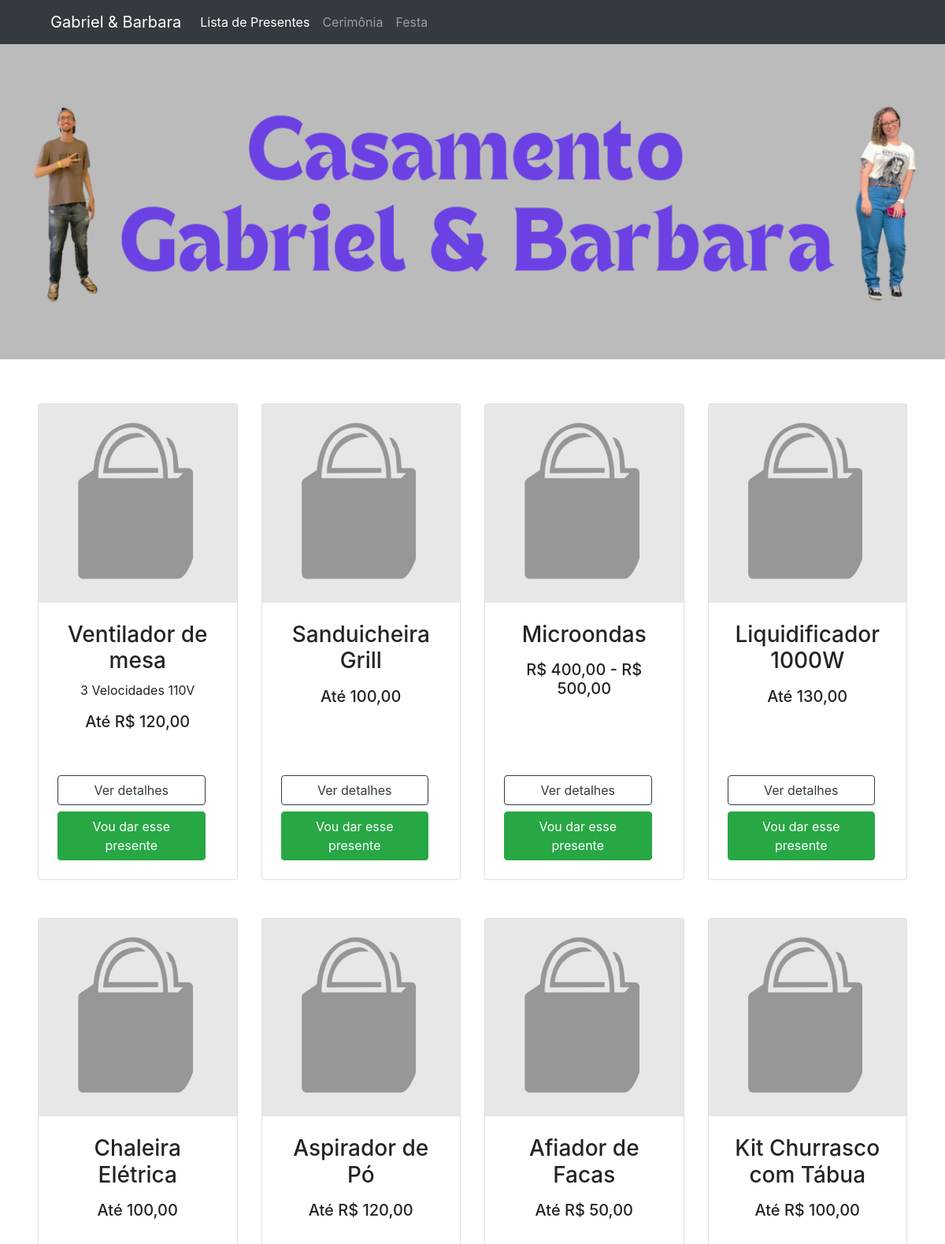
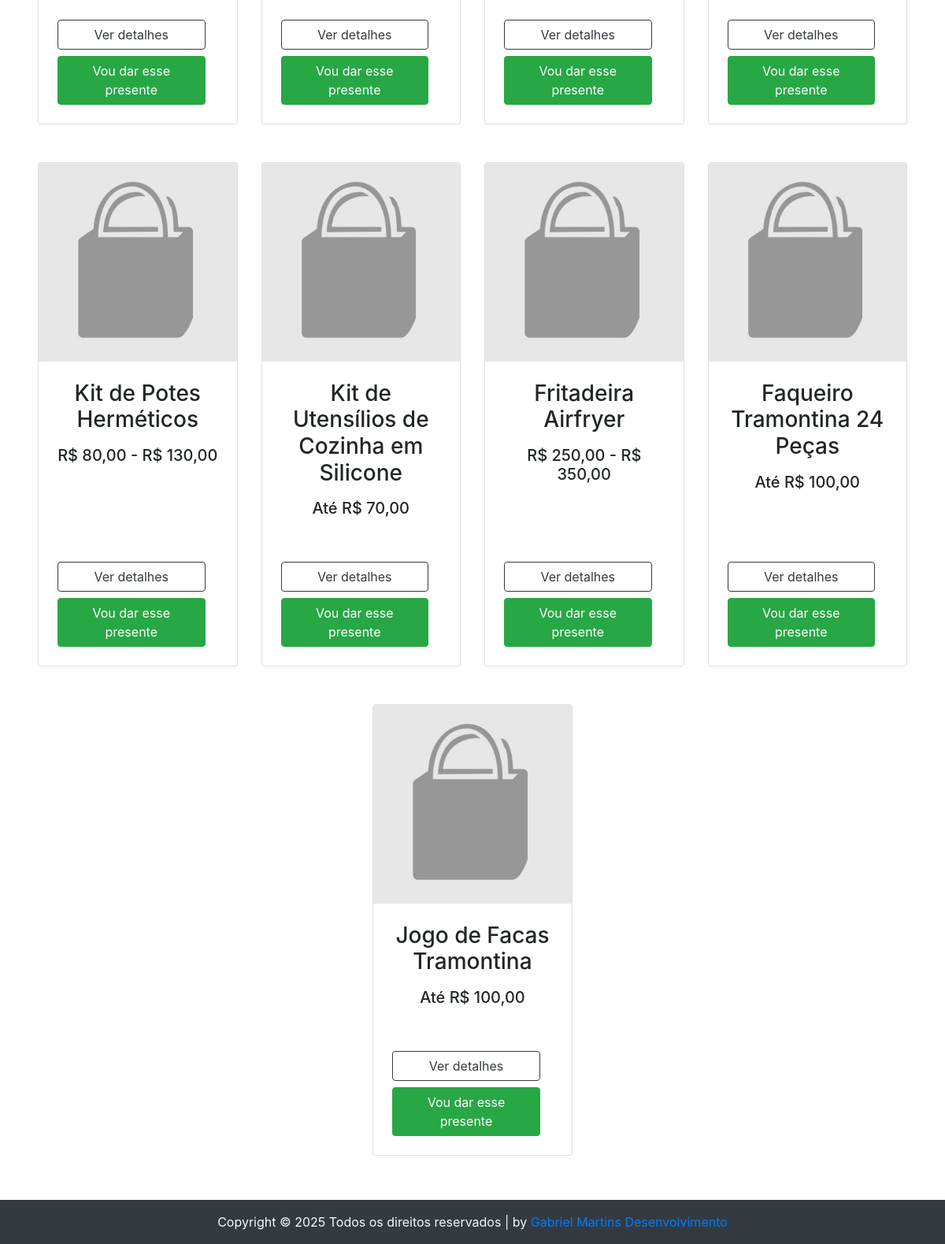
Before: / with the older database file (2 pictures, top to bottom).
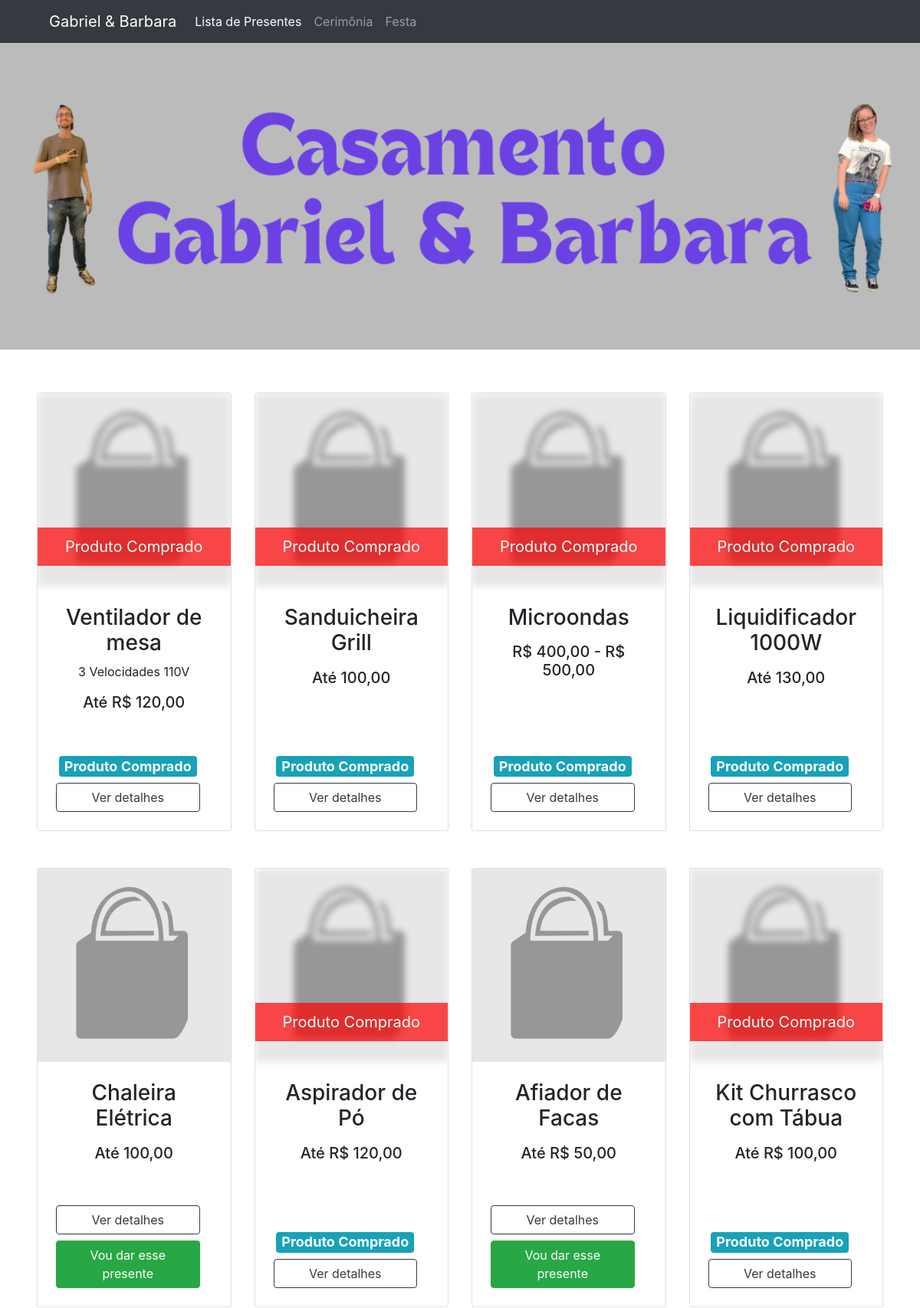
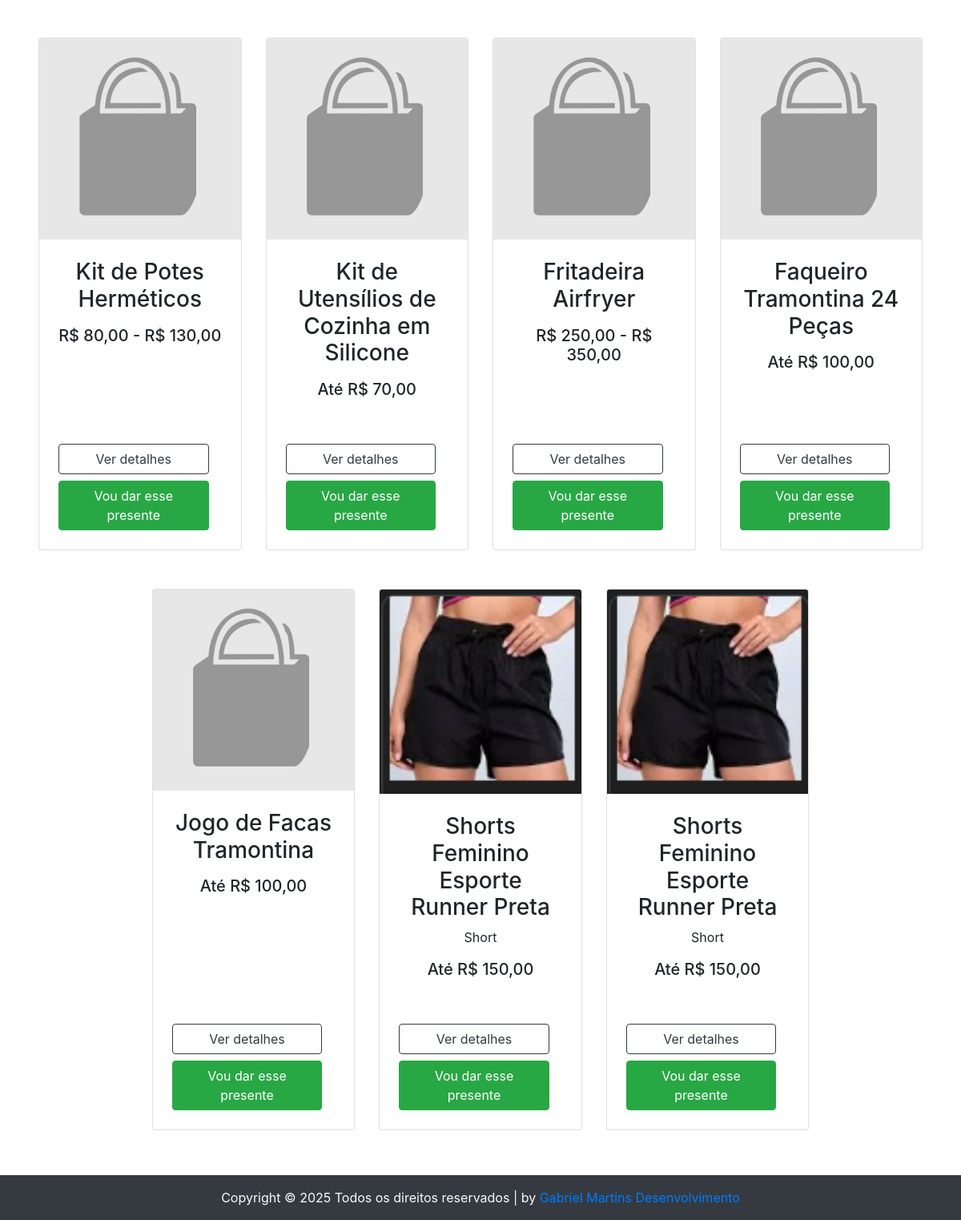
After: the same page with the newer database file (2 pictures, top to bottom).
### tables this page shows
CREATE TABLE `produtos` (
  `id` int(11) NOT NULL,
  `nome` varchar(255) NOT NULL,
  `detalhes` text NOT NULL,
  `imagem` blob NOT NULL,
  `preco_intervalo` varchar(50) NOT NULL,
  `comprado` tinyint(4) DEFAULT '0',
  `created_at` datetime DEFAULT CURRENT_TIMESTAMP,
  `updated_at` datetime DEFAULT CURRENT_TIMESTAMP ON UPDATE CURRENT_TIMESTAMP,
  `link_1` varchar(255) DEFAULT NULL,
  `link_2` varchar(255) DEFAULT NULL,
  `nome_comprador` varchar(255) DEFAULT NULL
);

### application/controllers/Shop.php (called while the page is built, shortened)
<?php
class Shop extends MY_Controller
{
	public function index()
	{
		$dados['produtos'] = $this->Produto_model->buscaProdutos();
		$dados["titulo"] = "Produtos";
		$this->load->vars($dados);
		$this->load->view('templates/shop/header');
		$this->load->view('templates/shop/navbar');
		$this->load->view('shop/produtos');
		$this->load->view('templates/shop/footer');
	}
}

### index.php (called while the page is built, shortened)
<?php
require_once BASEPATH.'core/CodeIgniter.php';

### application/models/Produto_model.php (called while the page is built, shortened)
<?php
class Produto_model extends CI_Model
{
	public function buscaProdutos()
	{
		$this->db->select('*');
		$this->db->from('produtos');
		$result['produtos'] = $this->db->get()->result();
		$this->db->select('COUNT(*) as TOTAL_PRODUTOS');
		$this->db->from('produtos');
		$result['total_produtos'] = $this->db->get()->row()->TOTAL_PRODUTOS;
		return $result;
	}
}

### application/views/shop/produtos.php (the view, shortened to what this page needs)
<header class="header-image py-5">
	<div class="container px-4 px-lg-5 my-5">
	</div>
</header>
<section class="py-2">
	<div class="container-fluid px-4 px-lg-5 mt-5">
		<div class="row gx-4 gx-lg-5 row-cols-1 row-cols-sm-2 row-cols-md-3 row-cols-xl-4 justify-content-center">
			<?php foreach ($produtos['produtos'] as  $produto  =>     $item) : ?>
				<div class="col mb-5">
					<div class="card h-100 <?= $item->comprado ? 'comprado' : ''; ?>">
						<img class="card-img-top" src="<?= !empty($item->imagem) ? base_url('assets/admin/upload/' . $item->imagem) : base_url('assets/img/produto_default.jpg'); ?>" alt="<?= $item->nome; ?>" />
						<div class="card-body p-4">
							<div class="text-center">
								<h3 class="fw-bolder"><?= $item->nome; ?></h3>
								<p><?= $item->detalhes; ?></p>
								<h5><?= $item->preco_intervalo; ?></h5>
							</div>
						</div>
						<div class="card-footer p-4 pt-0 border-top-0 bg-transparent">
							<?php if ($item->comprado) : ?>
								<div class="d-grid mr-3">
									<h4 class="text-center"><span class="badge badge-info">Produto Comprado</span></h4>
									<a class="btn btn-outline-dark mt-auto w-100" href="<?= base_url('shop/detalhes/' . $item->id); ?>">Ver detalhes</a>
								</div>
							<?php else :  ?>
								<div class="d-grid mr-3">
									<a class="btn btn-outline-dark mt-auto w-100 mb-2" href="<?= base_url('shop/detalhes/' . $item->id); ?>">Ver detalhes</a>
									<button class="btn btn-success mt-auto w-100" onclick="comprarProduto(<?= $item->id; ?>)">Vou dar esse presente</button>
								</div>
							<?php endif; ?>
						</div>
					</div>
				</div>
			<?php endforeach; ?>
		</div>
	</div>
</section>

### application/views/templates/shop/header.php (shortened to what this page needs)
<!DOCTYPE html>
<html lang="en">
<head>
	<link href="<?= base_url() ?>assets/css/bootstrap.min.css" rel="stylesheet" />
	<link rel="stylesheet" href="https://cdn.jsdelivr.net/npm/bootstrap-icons@1.11.3/font/bootstrap-icons.min.css">
	<link rel="stylesheet" href="https://cdn.jsdelivr.net/npm/alertifyjs@1.13.1/build/css/alertify.min.css" />
	<link rel="stylesheet" href="https://cdn.jsdelivr.net/npm/alertifyjs@1.13.1/build/css/themes/default.min.css" />
	<link href="<?= base_url() ?>assets/shop/css/style.css" rel="stylesheet" />
</head>
<body>

### application/views/templates/shop/navbar.php (shortened to what this page needs)
<nav class="navbar navbar-expand-lg navbar-dark bg-dark">
	<div class="container-fluid px-4 px-lg-5">
		<a class="navbar-brand" href="<?= base_url() ?>shop/">Gabriel & Barbara</a>
		<div class="collapse navbar-collapse" id="navbarSupportedContent">
			<ul class="navbar-nav me-auto mb-2 mb-lg-0 ms-lg-4">
				<li class="nav-item"><a class="nav-link active" href="<?= base_url() ?>shop/" aria-current="page">Lista de Presentes</a></li>
				<li class="nav-item"><a class="nav-link" href="<?= base_url() ?>shop/cerimonia">Cerimônia</a></li>
				<li class="nav-item"><a class="nav-link" href="<?= base_url() ?>shop/festa">Festa</a></li>
			</ul>
		</div>
	</div>
</nav>

### application/views/templates/shop/footer.php (shortened to what this page needs)
<footer class="py-3 bg-dark">
	<div class="container">
 <p class="text-light text-center m-0">
 Copyright &copy;
			<?= date('Y') ?> Todos os direitos reservados | <i class="icon-heart" aria-hidden="true"></i> by <a href="https://gabrielmartinsdev.com.br/" target="_blank" class="text-primary">Gabriel Martins Desenvolvimento</a>
		</p>
	</div>
</footer>
</body>
</html>

### assets/shop/css/style.css (style rules this page uses)
html, body { height: 100%; margin: 0; }
body { display: flex; flex-direction: column; min-height: 100vh; }
.card.comprado { position: relative; overflow: hidden; }
.card.comprado::before { content: "Produto Comprado"; position: absolute; top: 35%; left: 0; right: 0; background: rgba(255, 0, 0, 0.7); color: white; padding: 10px 0; font-size: 20px; text-align: center; transform: translateY(-50%); z-index: 1; box-sizing: border-box; }
.card.comprado img { filter: blur(4px); transition: filter 0.3s ease-in-out; }
.header-image { background-image: url("../../img/Casamento_Gabriel_Barbara.png"); background-size: cover; background-position: center; background-repeat: no-repeat; color: #fff; min-height: 400px; display: flex; align-items: center; justify-content: center; width: 100%; }

Changed rows visible on the page:
changed produtos "Ventilador de mesa": comprado "Vou dar esse presente" → "Produto Comprado"
changed produtos "Sanduicheira Grill": comprado "Vou dar esse presente" → "Produto Comprado"
changed produtos "Microondas": comprado "Vou dar esse presente" → "Produto Comprado"
changed produtos "Liquidificador 1000W": comprado "Vou dar esse presente" → "Produto Comprado"
changed produtos "Aspirador de Pó": comprado "Vou dar esse presente" → "Produto Comprado"
changed produtos "Kit Churrasco com Tábua": comprado "Vou dar esse presente" → "Produto Comprado"
added produtos: imagem (picture), nome "Shorts Feminino Esporte Runner Preta", detalhes "Short", preco_intervalo "Até R$ 150,00"
added produtos: imagem (picture), nome "Shorts Feminino Esporte Runner Preta", detalhes "Short", preco_intervalo "Até R$ 150,00"
